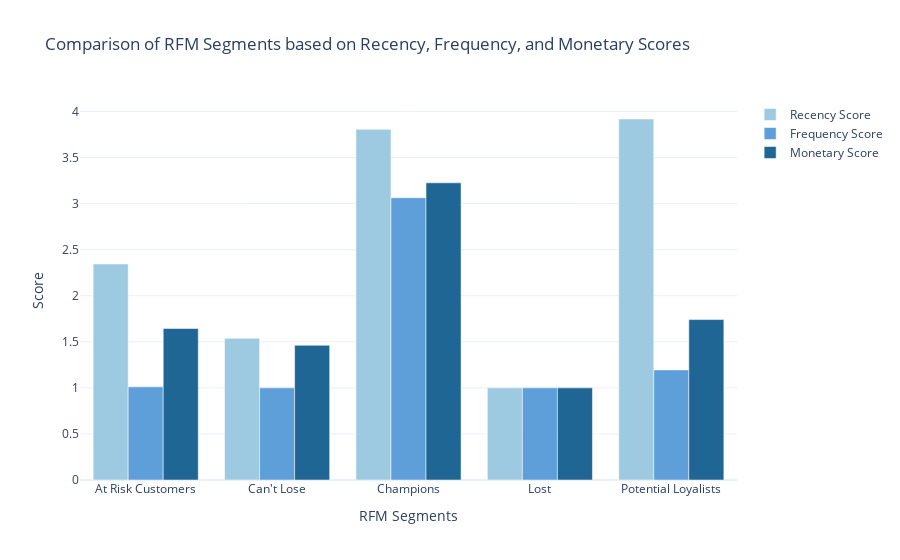

The notebook cell saved with this chart:
### Markdown cell above
#### 8. Comparision recency, frequency, and monetary scores of all the segments:

### Code cell
# Calculate the average Recency, Frequency, and Monetary scores for each segment
segment_scores = data.groupby('RFM Customer Segments')[['RecencyScore', 'FrequencyScore', 'MonetaryScore']].mean().reset_index()


# Create a grouped bar chart to compare segment scores
fig = go.Figure()

# Add bars for Recency score
fig.add_trace(go.Bar(
    x=segment_scores['RFM Customer Segments'],
    y=segment_scores['RecencyScore'],
    name='Recency Score',
    marker_color='rgb(158,202,225)'
))

# Add bars for Frequency score
fig.add_trace(go.Bar(
    x=segment_scores['RFM Customer Segments'],
    y=segment_scores['FrequencyScore'],
    name='Frequency Score',
    marker_color='rgb(94,158,217)'
))

# Add bars for Monetary score
fig.add_trace(go.Bar(
    x=segment_scores['RFM Customer Segments'],
    y=segment_scores['MonetaryScore'],
    name='Monetary Score',
    marker_color='rgb(32,102,148)'
))

# Update the layout
fig.update_layout(
    title='Comparison of RFM Segments based on Recency, Frequency, and Monetary Scores',
    xaxis_title='RFM Segments',
    yaxis_title='Score',
    barmode='group',
    showlegend=True
)

fig.show()

### Figure 1 — Plotly figure (JSON) as saved in the notebook; plotly's stock layout.template omitted (floating-point values rounded to 4 significant figures)
{"data": [{"marker": {"color": "rgb(158,202,225)"}, "name": "Recency Score", "type": "bar", "x": ["At Risk Customers", "Can't Lose", "Champions", "Lost", "Potential Loyalists"], "y": [2.344, 1.538, 3.806, 1, 3.918]}, {"marker": {"color": "rgb(94,158,217)"}, "name": "Frequency Score", "type": "bar", "x": ["At Risk Customers", "Can't Lose", "Champions", "Lost", "Potential Loyalists"], "y": [1.011, 1, 3.065, 1, 1.195]}, {"marker": {"color": "rgb(32,102,148)"}, "name": "Monetary Score", "type": "bar", "x": ["At Risk Customers", "Can't Lose", "Champions", "Lost", "Potential Loyalists"], "y": [1.644, 1.462, 3.226, 1, 1.742]}], "layout": {"barmode": "group", "showlegend": true, "title": {"text": "Comparison of RFM Segments based on Recency, Frequency, and Monetary Scores"}, "xaxis": {"title": {"text": "RFM Segments"}}, "yaxis": {"title": {"text": "Score"}}}}
